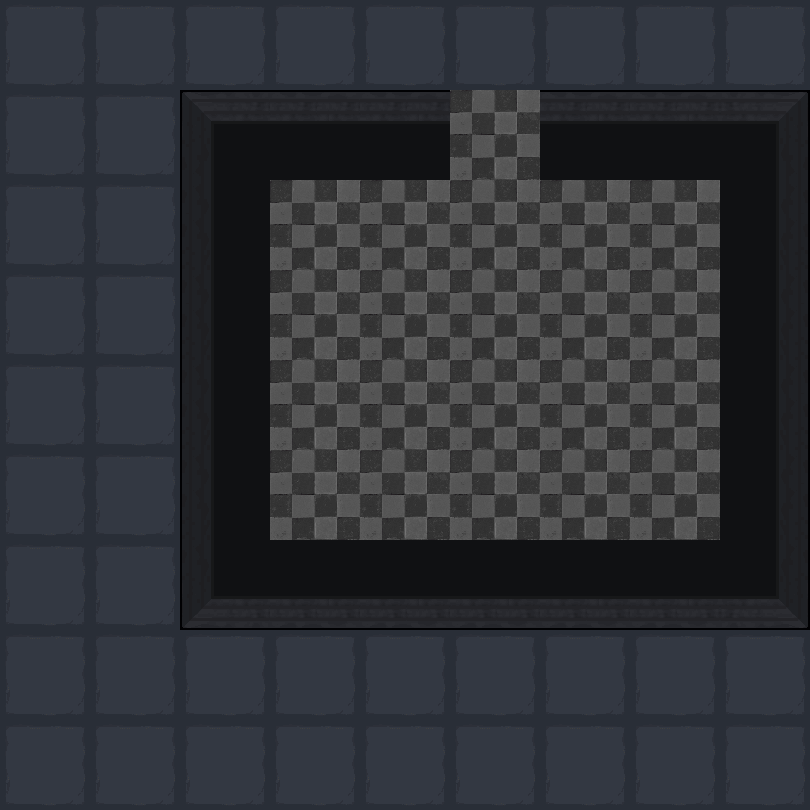

Rendered tile map (Tiled .tmx) drawn with the repository's tilesets; below, a short description and the map source with its tile grids summarised:
An orthogonal 9x9 tile map with 90x90 px tiles, 2 tile layers (地形, 障碍) and 27 objects (19x map, 6x spring, bed, door).

<map version="1.5" tiledversion="1.7.2" orientation="orthogonal" renderorder="right-down" width="9" height="9" tilewidth="90" tileheight="90" infinite="0" nextlayerid="4" nextobjectid="35">
 <tileset firstgid="1" name="1" tilewidth="90" tileheight="90" tilecount="100" columns="10">
  <image source="1.png" trans="ff00ff" width="900" height="900" />
 </tileset>
 <layer id="1" name="地形" width="9" height="9">
  <data>[81 cells, 81 non-empty, 2 distinct tile ids]</data>
 </layer>
 <layer id="2" name="障碍" width="9" height="9">
  <data>[81 cells, 21 non-empty, 8 distinct tile ids]</data>
 </layer>
 <objectgroup id="3" name="对象">
  <object id="2" name="bed" x="450" y="450" width="90" height="90" />
  <object id="4" name="map" x="270" y="270" width="90" height="90" />
  <object id="5" name="map" x="270" y="360" width="90" height="90" />
  <object id="6" name="map" x="270" y="450" width="90" height="90" />
  <object id="9" name="map" x="360" y="360" width="90" height="90" />
  <object id="10" name="map" x="360" y="450" width="90" height="90" />
  <object id="11" name="map" x="540" y="450" width="90" height="90" />
  <object id="12" name="map" x="540" y="360" width="90" height="90" />
  <object id="13" name="map" x="450" y="360" width="90" height="90" />
  <object id="14" name="map" x="360" y="270" width="90" height="90" />
  <object id="15" name="map" x="450" y="270" width="90" height="90" />
  <object id="17" name="map" x="540" y="270" width="90" height="90" />
  <object id="19" name="map" x="630" y="270" width="90" height="90" />
  <object id="20" name="map" x="630" y="360" width="90" height="90" />
  <object id="21" name="map" x="630" y="450" width="90" height="90" />
  <object id="23" name="map" x="450" y="180" width="90" height="90">
   <properties>
    <property name="weapon" type="int" value="1" />
   </properties>
  </object>
  <object id="24" name="map" x="540" y="180" width="90" height="90">
   <properties>
    <property name="weapon" type="int" value="2" />
   </properties>
  </object>
  <object id="25" name="map" x="360" y="180" width="90" height="90">
   <properties>
    <property name="weapon" type="int" value="3" />
   </properties>
  </object>
  <object id="26" name="map" x="270" y="180" width="90" height="90">
   <properties>
    <property name="weapon" type="int" value="4" />
   </properties>
  </object>
  <object id="27" name="map" x="630" y="180" width="90" height="90">
   <properties>
    <property name="weapon" type="int" value="5" />
   </properties>
  </object>
  <object id="28" name="spring" x="540" y="630" width="90" height="90">
   <properties>
    <property name="direction" value="1" />
   </properties>
  </object>
  <object id="29" name="door" x="450" y="90" width="90" height="90">
   <properties>
    <property name="LorR" type="int" value="1" />
    <property name="motion" type="int" value="4" />
    <property name="rotate" type="int" value="0" />
   </properties>
  </object>
  <object id="30" name="spring" x="90" y="90" width="90" height="90">
   <properties>
    <property name="direction" value="3" />
   </properties>
  </object>
  <object id="31" name="spring" x="90" y="270" width="90" height="90">
   <properties>
    <property name="direction" value="3" />
   </properties>
  </object>
  <object id="32" name="spring" x="90" y="450" width="90" height="90">
   <properties>
    <property name="direction" value="3" />
   </properties>
  </object>
  <object id="33" name="spring" x="90" y="630" width="90" height="90">
   <properties>
    <property name="direction" value="2" />
   </properties>
  </object>
  <object id="34" name="spring" x="270" y="630" width="90" height="90">
   <properties>
    <property name="direction" value="2" />
   </properties>
  </object>
 </objectgroup>
</map>
